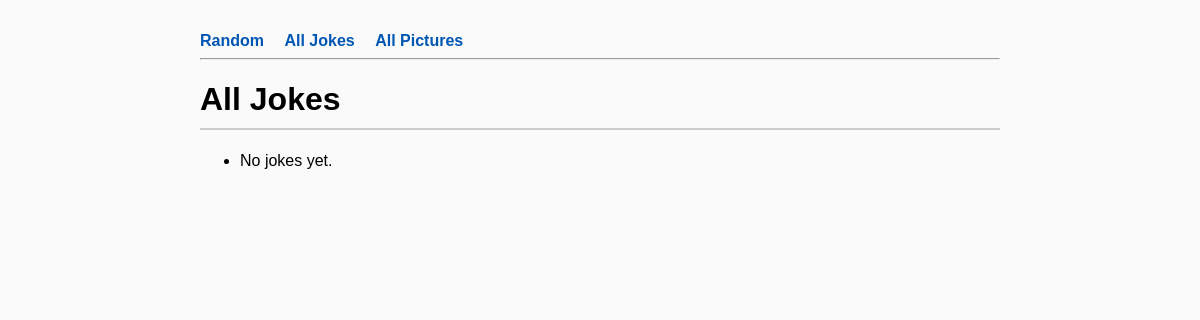
Page /dadjokes/jokes on the earlier database version.
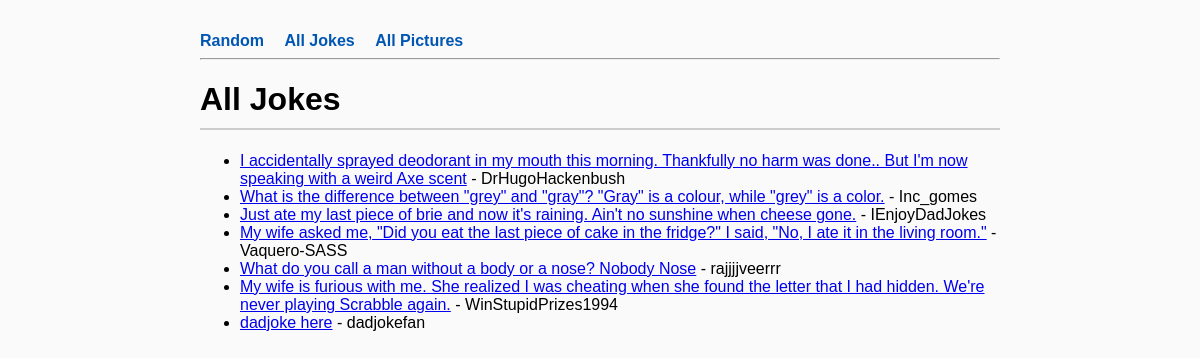
Same page on the later database version.
### dadjokes/models.py (models this page shows, shortened)
class Joke(models.Model):
    text = models.TextField()
    contributor = models.CharField(max_length=100)
    timestamp = models.DateTimeField(auto_now_add=True)

### dadjokes/views.py (the view)
# urls.py: path('jokes', views.JokeListView.as_view(), name='joke_list'),
class JokeListView(ListView):
    model = Joke
    template_name = 'dadjokes/joke_list.html'
    context_object_name = 'jokes'

### dadjokes/templates/dadjokes/joke_list.html
{% extends 'dadjokes/base.html' %}
{% block content %}
<h1>All Jokes</h1>
<ul>
    {% for joke in jokes %}
        <li>
            <a href="{% url 'dadjokes:joke_detail' joke.pk %}">{{ joke.text }}</a>
            - {{ joke.contributor }}
        </li>
    {% empty %}
        <li>No jokes yet.</li>
    {% endfor %}
</ul>
{% endblock %}

### dadjokes/templates/dadjokes/base.html (shortened to what this page needs)
<!DOCTYPE html>
<html>
<head>
</head>
<body>
    <nav>
        <a href="{% url 'dadjokes:random' %}">Random</a>
        <a href="{% url 'dadjokes:joke_list' %}">All Jokes</a>
        <a href="{% url 'dadjokes:picture_list' %}">All Pictures</a>
    </nav>
    <hr>
    {% block content %}{% endblock %}
</body>
</html>

### dadjokes/templates/dadjokes/base.html (style rules this page uses)
body { font-family: sans-serif; max-width: 800px; margin: 2rem auto; padding: 0 2 rem; background-color: #fafafa; }
nav a { margin-right: 1rem; font-weight: bold; color: #0056b3; text-decoration: none; }
h1 { border-bottom: 2px solid #ccc; padding-bottom: 10px; }

Differences in the rows shown:
added Joke: text "I accidentally sprayed deodorant in my mouth this morning. Thankfully no harm was done.. But I'm now speaking with a weird Axe scent", contributor "DrHugoHackenbush"
added Joke: text "What is the difference between \"grey\" and \"gray\"? \"Gray\" is a colour, while \"grey\" is a color.", contributor "Inc_gomes"
added Joke: text "Just ate my last piece of brie and now it's raining. Ain't no sunshine when cheese gone.", contributor "IEnjoyDadJokes"
added Joke: text "My wife asked me, \"Did you eat the last piece of cake in the fridge?\" I said, \"No, I ate it in the living room.\"", contributor "Vaquero-SASS"
added Joke: text "What do you call a man without a body or a nose? Nobody Nose", contributor "rajjjjveerrr"
added Joke: text "My wife is furious with me. She realized I was cheating when she found the letter that I had hidden. We're never playing Scrabble again.", contributor "WinStupidPrizes1994"
added Joke: text "dadjoke here", contributor "dadjokefan"
Other differences:
text no longer shown: "No jokes yet."
